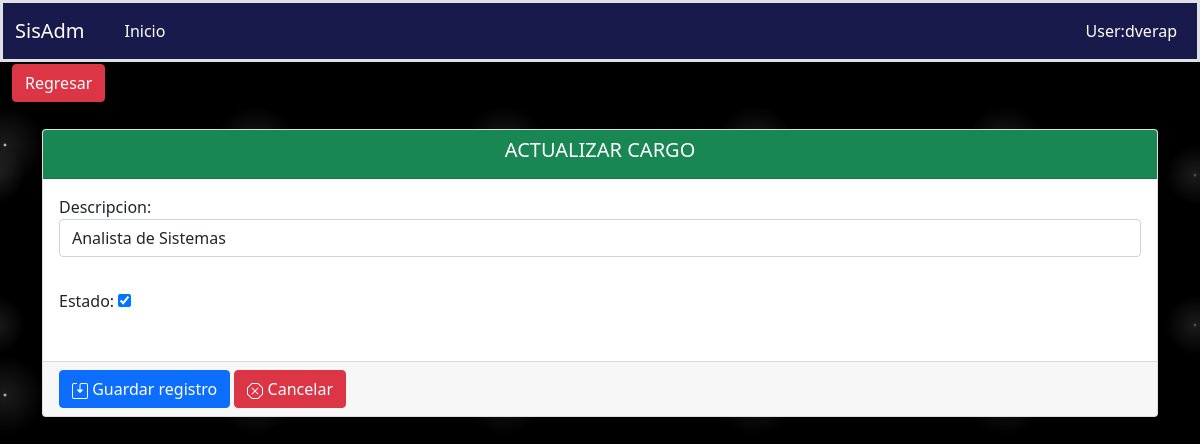
Page /fichaPersonal/actualizarcargo/4/ on the earlier database version.
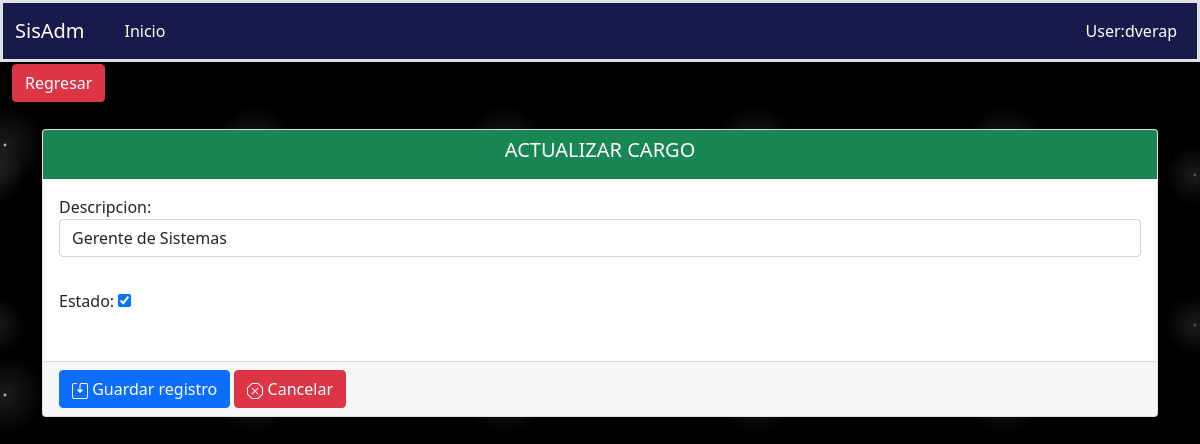
Same page on the later database version.
### aplicaciones/ficha_personal/models.py (models this page shows, shortened)
class Cargo(models.Model):
    descripcion = models.CharField(max_length=50)
    estado = models.BooleanField(default=True)
    fecha_creacion = models.DateTimeField(auto_now_add=False, auto_now=True)
    class Meta:
        verbose_name = "Cargo"
        verbose_name_plural = "Cargos"
        ordering = ('id',)

### aplicaciones/ficha_personal/views/Cargo/views.py (the view)
# urls.py: path('actualizarcargo/<int:pk>/', ActualizarCargo.as_view(), name='actualizarcargo'),
class ActualizarCargo(UpdateView):
    model = Cargo
    template_name = "Cargo/formCargo.html"
    success_url = reverse_lazy('ficha_Personal:cargo')
    form_class = CargoForm
    def get_context_data(self, **kwargs):
        context = super().get_context_data(**kwargs)
        context['action_save'] = self.request.path
        context['titulo'] = 'ACTUALIZAR CARGO'
        context['url_anterior'] = '/fichaPersonal/cargo'
        context['listar_url'] = '/fichaPersonal/cargo'
        return context

### aplicaciones/ficha_personal/forms.py
class CargoForm(ModelForm):
    class Meta:
        model = Cargo
        fields = ['descripcion', 'estado']
        widgets = {
            'descripcion': forms.TextInput(attrs={'class': 'form-control','placeholder' : 'Ingrese Cargo','required': True}),
        }

### aplicaciones/ficha_personal/templates/Cargo/formCargo.html (shortened to what this page needs)
{% extends 'formulario.html' %}
{% load static %}
{% block controls %}
    {{ form.as_p }}
{% endblock %}

Differences in the rows shown:
changed Cargo: descripcion "Analista de Sistemas" → "Gerente de Sistemas"
